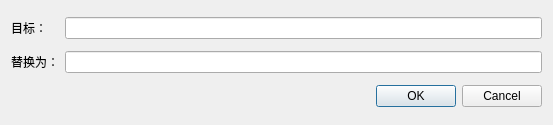
<?xml version="1.0" encoding="UTF-8"?>
<ui version="4.0">
 <class>CReplaceDialog</class>
 <widget class="QDialog" name="CReplaceDialog">
  <property name="geometry">
   <rect>
    <x>0</x>
    <y>0</y>
    <width>553</width>
    <height>125</height>
   </rect>
  </property>
  <property name="windowTitle">
   <string>Dialog</string>
  </property>
  <layout class="QGridLayout" name="gridLayout">
   <item row="0" column="0">
    <widget class="QLabel" name="label">
     <property name="text">
      <string>目标：</string>
     </property>
    </widget>
   </item>
   <item row="0" column="1">
    <widget class="QLineEdit" name="lineEdit"/>
   </item>
   <item row="1" column="0">
    <widget class="QLabel" name="label_2">
     <property name="text">
      <string>替换为：</string>
     </property>
    </widget>
   </item>
   <item row="1" column="1">
    <widget class="QLineEdit" name="lineEdit_2"/>
   </item>
   <item row="2" column="0" colspan="2">
    <widget class="QDialogButtonBox" name="buttonBox">
     <property name="orientation">
      <enum>Qt::Horizontal</enum>
     </property>
     <property name="standardButtons">
      <set>QDialogButtonBox::Cancel|QDialogButtonBox::Ok</set>
     </property>
    </widget>
   </item>
  </layout>
 </widget>
 <resources/>
 <connections>
  <connection>
   <sender>buttonBox</sender>
   <signal>accepted()</signal>
   <receiver>CReplaceDialog</receiver>
   <slot>accept()</slot>
   <hints>
    <hint type="sourcelabel">
     <x>248</x>
     <y>254</y>
    </hint>
    <hint type="destinationlabel">
     <x>157</x>
     <y>274</y>
    </hint>
   </hints>
  </connection>
  <connection>
   <sender>buttonBox</sender>
   <signal>rejected()</signal>
   <receiver>CReplaceDialog</receiver>
   <slot>reject()</slot>
   <hints>
    <hint type="sourcelabel">
     <x>316</x>
     <y>260</y>
    </hint>
    <hint type="destinationlabel">
     <x>286</x>
     <y>274</y>
    </hint>
   </hints>
  </connection>
 </connections>
</ui>
